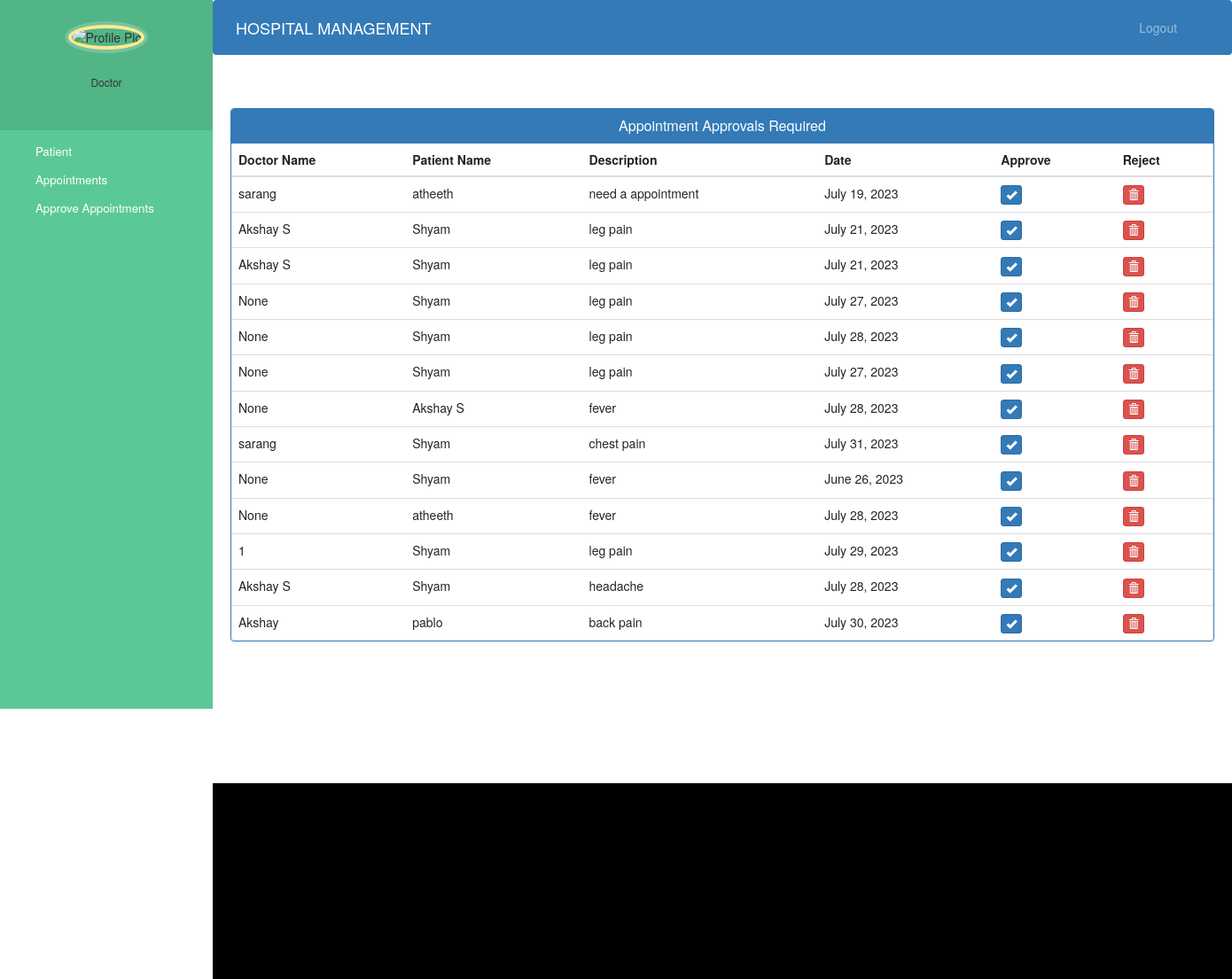
Page /doc/approve on the earlier database version.
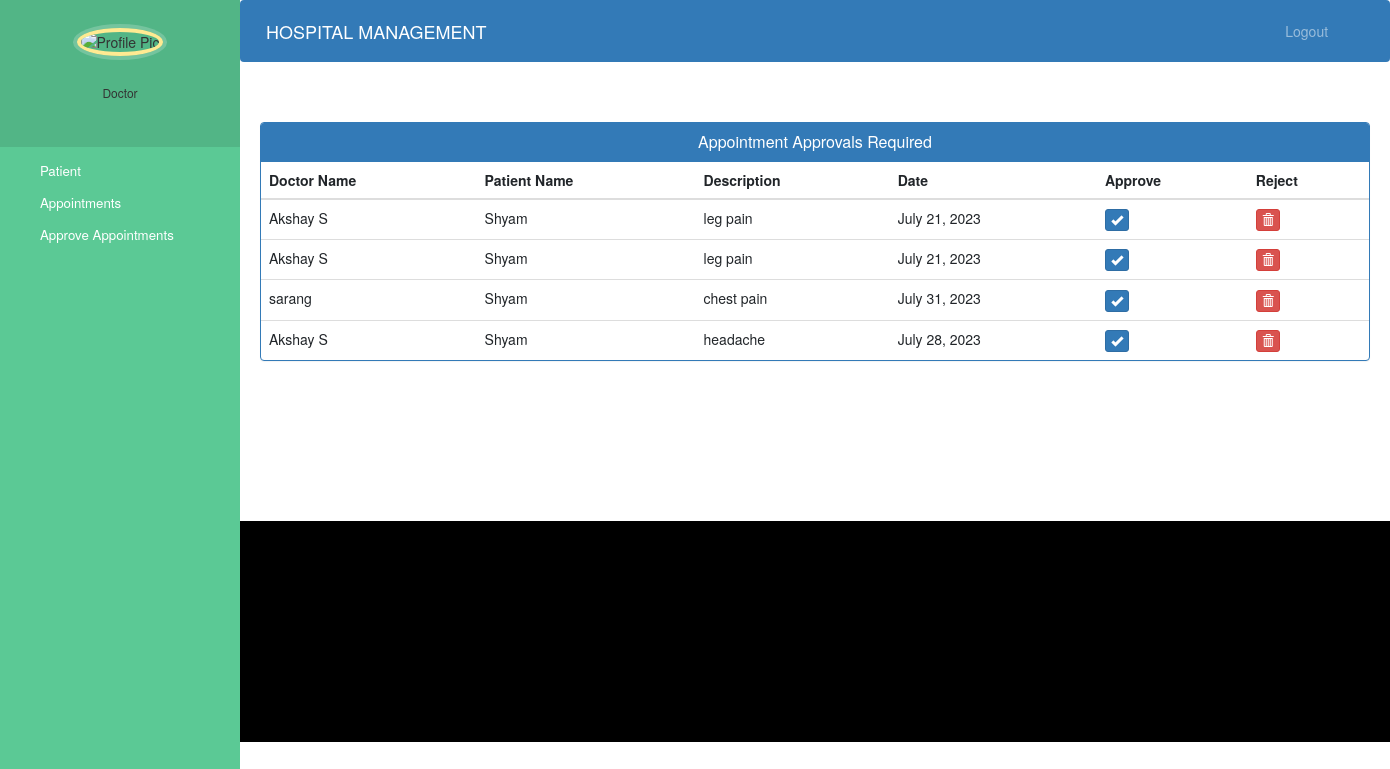
Same page on the later database version.
### patient/models.py (models this page shows)
class Appointment(models.Model):
    doctor=models.ForeignKey(Doctor,on_delete=models.CASCADE,null=True)
    patientName=models.CharField(max_length=40,null=True)
    doctorName=models.CharField(max_length=40,null=True)
    appointmentDate=models.DateField()
    description=models.TextField(max_length=500)
    status=models.BooleanField(default=False,null=True)

### doctor/views.py (the view)
# urls.py: path('approve',ApproveAppointment.as_view(),name="approve"),
class ApproveAppointment(View):
    def get(self,request,*args,**kwargs):
            data=Appointment.objects.filter(~Q(status=1))
            return render(request,"approve_appointment.html",{"data":data})

### doctor/templates/approve_appointment.html (shortened to what this page needs)
{% extends 'doctor_base.html' %}
{% block content %}
<head>
  <link href="//netdna.bootstrapcdn.com/bootstrap/3.0.0/css/bootstrap.min.css" rel="stylesheet" id="bootstrap-css">
</head>
<div class="container">
  <div class="panel panel-primary">
    <div class="panel-heading">
      <h6 class="panel-title">Appointment Approvals Required</h6>
    </div>
    <table class="table table-hover" id="dev-table">
      <thead>
        <tr>
          <th>Doctor Name</th>
          <th>Patient Name</th>
          <th>Description</th>
          <th>Date</th>
          <th>Approve</th>
          <th>Reject</th>
        </tr>
      </thead>
      {% for a in data %}
      <tr>
        <td> {{a.doctorName}}</td>
        <td>{{a.patientName}}</td>
        <td>{{a.description}}</td>
        <td>{{a.appointmentDate}}</td>
        <td><a class="btn btn-primary btn-xs" href="{% url 'confirm' a.id %}"><span class="glyphicon glyphicon-ok"></span></a></td>
        <td><a class="btn btn-danger btn-xs" href="{% url 'deleteappo' a.id %}"><span class="glyphicon glyphicon-trash"></span></a></td>
      </tr>
      {% endfor %}
    </table>
  </div>
</div>
{% endblock content %}

Differences in the rows shown:
no longer on this page (row edited): Appointment: doctorName "sarang", patientName "atheeth", description "need a appointment", appointmentDate "July 19, 2023"
removed Appointment: doctorName "None", patientName "Shyam", description "leg pain", appointmentDate "July 27, 2023"
removed Appointment: doctorName "None", patientName "Shyam", description "leg pain", appointmentDate "July 28, 2023"
removed Appointment: doctorName "None", patientName "Shyam", description "leg pain", appointmentDate "July 27, 2023"
removed Appointment: doctorName "None", patientName "Akshay S", description "fever", appointmentDate "July 28, 2023"
removed Appointment: doctorName "None", patientName "Shyam", description "fever", appointmentDate "June 26, 2023"
removed Appointment: doctorName "None", patientName "atheeth", description "fever", appointmentDate "July 28, 2023"
removed Appointment: doctorName "1", patientName "Shyam", description "leg pain", appointmentDate "July 29, 2023"
no longer on this page (row edited): Appointment: doctorName "Akshay", patientName "pablo", description "back pain", appointmentDate "July 30, 2023"
